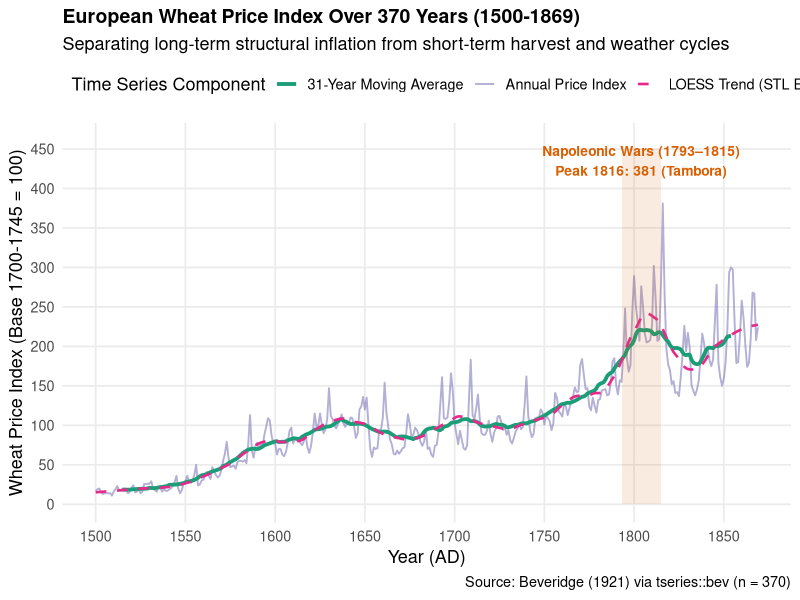
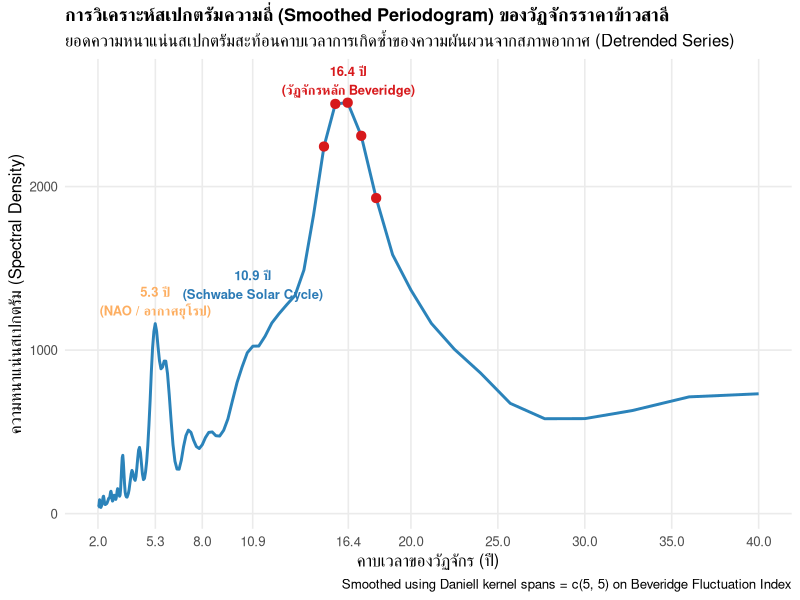

Write the R code that produced these figures, in order.
## ---- chunk 1
#| label: setup-data
#| message: false
#| warning: false
library(tseries)
library(tidyverse)
library(zoo)

# โหลดข้อมูลจริงจากแพ็กเกจ tseries
data("bev", package = "tseries")

# แปลง 'ts' object (1500–1869, n = 370) ให้เป็น tibble
wheat_raw <- tibble(
  year = as.numeric(time(bev)),
  index = as.numeric(bev)
)

# ตรวจสอบโครงสร้างข้อมูลจริง
glimpse(wheat_raw)
## ---- chunk 2
#| label: analysis-pipeline
#| message: false
#| warning: false
# 1. คำนวณ 31-year Centered Moving Average, LOESS Trend และ Beveridge Cyclical Index
wheat_ts <- tibble(
  year = as.numeric(time(bev)),
  index = as.numeric(bev)
) |>
  arrange(year) |>
  mutate(
    log_index = log(index),
    ma_31 = rollmean(index, k = 31, fill = NA, align = "center"),
    beveridge_cycle = (index / ma_31) * 100,
    # Modern LOESS Trend (อัลกอริทึมหลักของ STL)
    loess_trend = predict(loess(index ~ year, data = pick(everything()), span = 0.15)),
    loess_cycle = (index / loess_trend) * 100,
    # แบ่งช่วงเวลาสำคัญทางประวัติศาสตร์เศรษฐกิจยุโรป 5 ยุค
    era = case_when(
      year <= 1599 ~ "1500–1599: การปฏิวัติราคา (Price Revolution)",
      year <= 1699 ~ "1600–1699: ยุคน้ำแข็งน้อย (Little Ice Age)",
      year <= 1792 ~ "1700–1792: การปฏิวัติเกษตรกรรมอังกฤษ",
      year <= 1815 ~ "1793–1815: สงครามนโปเลียน (Napoleonic Wars)",
      TRUE         ~ "1816–1869: ยุคการค้าเสรีและหลังสงคราม"
    )
  )

# 2. วิเคราะห์ Spectral Analysis (Periodogram) บนดัชนีวัฏจักรที่หักล้างแนวโน้มแล้ว
cycle_clean <- wheat_ts |> drop_na(beveridge_cycle)

spec_res <- spectrum(
  cycle_clean$beveridge_cycle,
  spans = c(5, 5), # Daniell smoothing kernel ปรับเรียบเพื่อลด noise
  plot = FALSE
)

# แปลงความถี่ (Frequency) เป็นคาบเวลาหน่วยปี (Period in Years = 1 / freq)
spec_df <- tibble(
  frequency = spec_res$freq,
  period_years = 1 / spec_res$freq,
  spectral_density = spec_res$spec
) |>
  filter(period_years >= 2, period_years <= 40)

# แสดง 5 คาบวัฏจักรเด่น (Dominant Cycles) ที่มีความหนาแน่นสเปกตรัมสูงสุด
dominant_cycles <- spec_df |>
  arrange(desc(spectral_density)) |>
  slice_head(n = 5)

knitr::kable(
  dominant_cycles,
  digits = 2,
  caption = "5 อันดับคาบวัฏจักรที่มีพลังงานสเปกตรัมสูงสุดจากการรันจริง"
)
## ---- chunk 3
#| label: plot-main-series
#| fig-width: 10
#| fig-height: 5.5
#| message: false
#| warning: false
ggplot(wheat_ts, aes(x = year)) +
  geom_line(aes(y = index, color = "Annual Price Index"), alpha = 0.55, linewidth = 0.65) +
  geom_line(aes(y = ma_31, color = "31-Year Moving Average"), linewidth = 1.3, na.rm = TRUE) +
  geom_line(aes(y = loess_trend, color = "LOESS Trend (STL Engine)"), linetype = "dashed", linewidth = 0.9) +
  annotate("rect", xmin = 1793, xmax = 1815, ymin = 0, ymax = 450, alpha = 0.12, fill = "#d95f02") +
  annotate(
    "text", x = 1804, y = 435,
    label = "Napoleonic Wars (1793–1815)\nPeak 1816: 381 (Tambora)",
    size = 3.5, fontface = "bold", color = "#d95f02"
  ) +
  scale_color_manual(
    name = "Time Series Component",
    values = c(
      "Annual Price Index" = "#7570b3",
      "31-Year Moving Average" = "#1b9e77",
      "LOESS Trend (STL Engine)" = "#e7298a"
    )
  ) +
  scale_x_continuous(breaks = seq(1500, 1870, by = 50)) +
  scale_y_continuous(breaks = seq(0, 450, by = 50), limits = c(0, 460)) +
  labs(
    title = "European Wheat Price Index Over 370 Years (1500-1869)",
    subtitle = "Separating long-term structural inflation from short-term harvest and weather cycles",
    x = "Year (AD)",
    y = "Wheat Price Index (Base 1700-1745 = 100)",
    caption = "Source: Beveridge (1921) via tseries::bev (n = 370)"
  ) +
  theme_minimal(base_size = 13) +
  theme(
    legend.position = "top",
    legend.justification = "left",
    plot.title = element_text(face = "bold", size = 14),
    panel.grid.minor = element_blank()
  )
## ---- chunk 4
#| label: plot-periodogram
#| fig-width: 9
#| fig-height: 4.8
#| message: false
#| warning: false
ggplot(spec_df, aes(x = period_years, y = spectral_density)) +
  geom_line(color = "#2b83ba", linewidth = 1) +
  geom_point(data = dominant_cycles, color = "#d7191c", size = 2.8) +
  # มาร์กเกอร์จุดเด่น 16.4 ปี (วัฏจักรหลัก), 10.9–11 ปี (จุดดับบนดวงอาทิตย์), และ 5.3 ปี
  annotate("text", x = 16.4, y = 2650, 
           label = "16.4 ปี\n(วัฏจักรหลัก Beveridge)", 
           size = 3.3, fontface = "bold", color = "#d7191c") +
  annotate("text", x = 10.9, y = 1400, 
           label = "10.9 ปี\n(Schwabe Solar Cycle)", 
           size = 3.3, fontface = "bold", color = "#2c7bb6") +
  annotate("text", x = 5.29, y = 1300, 
           label = "5.3 ปี\n(NAO / อากาศยุโรป)", 
           size = 3.3, fontface = "bold", color = "#fdae61") +
  scale_x_continuous(breaks = c(2, 5.3, 8, 10.9, 16.4, 20, 25, 30, 35, 40)) +
  labs(
    title = "การวิเคราะห์สเปกตรัมความถี่ (Smoothed Periodogram) ของวัฏจักรราคาข้าวสาลี",
    subtitle = "ยอดความหนาแน่นสเปกตรัมสะท้อนคาบเวลาการเกิดซ้ำของความผันผวนจากสภาพอากาศ (Detrended Series)",
    x = "คาบเวลาของวัฏจักร (ปี)",
    y = "ความหนาแน่นสเปกตรัม (Spectral Density)",
    caption = "Smoothed using Daniell kernel spans = c(5, 5) on Beveridge Fluctuation Index"
  ) +
  theme_minimal(base_size = 12) +
  theme(
    plot.title = element_text(face = "bold", size = 13),
    panel.grid.minor = element_blank()
  )
